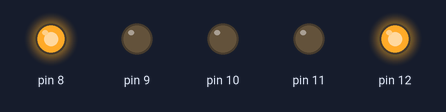
The sketch below on a simulated Arduino Uno, built with avr-gcc and run on an emulated ATmega328P. Parts: output pins drawn as LEDs (lit = HIGH).

Above: at 2.5 s.
At 6.5 s:
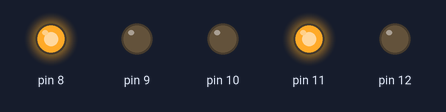
At 10.5 s:
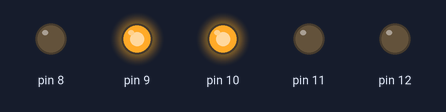
At 13.12 s:
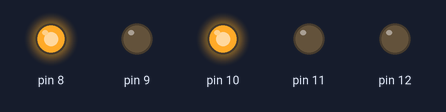
At 15.37 s:
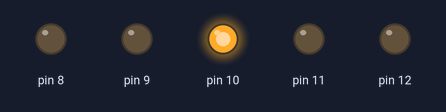
Timing chart, 0 to 20.2 s (numbered marks = the images above):
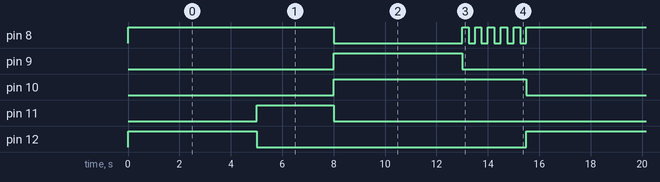

The sketch:

Semaforo.ino
```cpp
// Semáforo
void setup() {
  pinMode(9, OUTPUT);
  pinMode(8, OUTPUT);
  pinMode(12, OUTPUT);
  pinMode(10, OUTPUT);
  pinMode(11, OUTPUT);

  digitalWrite(12, HIGH);
  digitalWrite(10, LOW);
  digitalWrite(11, LOW);
  digitalWrite(9, LOW);
  digitalWrite(8, HIGH);
}

void loop() {
  digitalWrite(12, HIGH);
  digitalWrite(8, HIGH);
  delay(5000);
  digitalWrite(12, LOW);
  digitalWrite(11, HIGH);
  delay(3000);
  digitalWrite(10, HIGH);
  digitalWrite(11, LOW);
  digitalWrite(8, LOW);
  digitalWrite(9, HIGH);
  delay(5000);
  digitalWrite(9, LOW);
  for(int x = 0; x<5; x++){
    digitalWrite(8, HIGH);
    delay(250);
    digitalWrite(8, LOW);
    delay(250);
  }
  digitalWrite(10, LOW);
}
```

Measured:
- by itself, pin 8: repeats every 15.5 s: 5 × (HIGH 0.25 s, LOW 0.25 s), HIGH 8.0 s, LOW 5.0 s
- by itself, pin 9, pin 12: alternates HIGH for 5.0 s and LOW for 10.5 s
- by itself, pin 10: alternates HIGH for 7.5 s and LOW for 8.0 s
- by itself, pin 11: alternates HIGH for 3.0 s and LOW for 12.5 s
